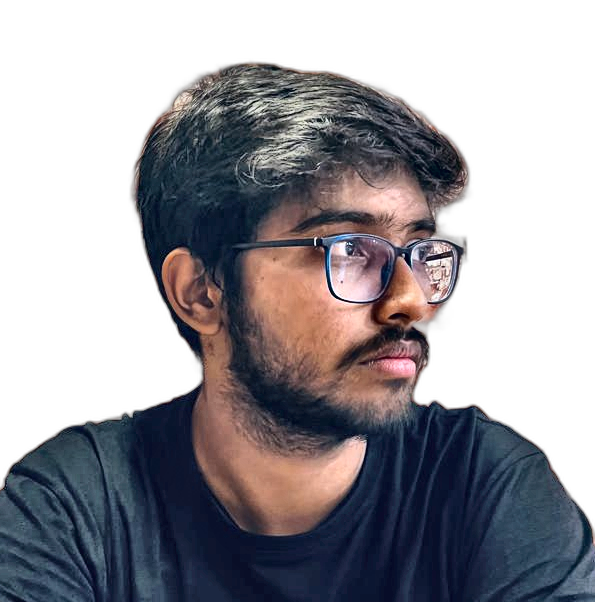
#> input picture assets/photo-ready.png, 595 x 602 px, found by its file name
$ python render_potrait.py
#> lines starting #> are read from the running program, lines starting #| are printed output that depends on the picture; after the words box and inside, x2 and y2 are one past the last pixel; in counts of white or black regions, pixels touching at a corner belong together
"""
Stage 3b: Convert assets/photo-ready.png into a self-drawing ASCII portrait SVG.
White characters on a dark panel; rows reveal top-to-bottom, then freeze.
Writes: portrait.svg
"""
from pathlib import Path
import numpy as np
from PIL import Image

# ---- Look & feel (all the knobs live here) -----------------------
COLS        = 110                   # detail. 90=chunky, 120=finer, keeps ASCII feel
GLYPHS      = " .,:;~+*xoXO#@"      # short ramp = discrete "ASCII" look
ACCENT      = "#ffffff"             # character color (white)
BG          = "#0d1117"             # panel background (dark)
FONT_SIZE   = 11
CHAR_ASPECT = 0.52                  # controls height/width proportion
PLOW, PHIGH = 4, 96                 # contrast-stretch percentiles
GAMMA       = 0.9                   # higher = softer shadows (<1 brightens)
ROW_DELAY   = 0.03                  # seconds between each row starting
DRAW_DUR    = 0.5                   # seconds for one row to draw in
PAD         = 16
# ------------------------------------------------------------------

def esc(s):
    return s.replace("&", "&amp;").replace("<", "&lt;").replace(">", "&gt;")

def main():
    im = Image.open("assets/photo-ready.png").convert("L")
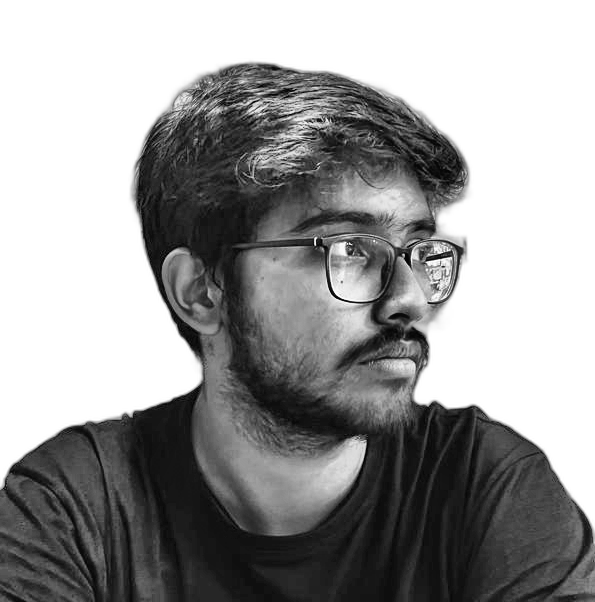
#> im: PIL image 595x602 L; min 1, max 255, mean 154.6
    w, h = im.size
#> w = 595; h = 602
    rows = max(1, round(COLS * (h / w) * CHAR_ASPECT))
#> rows = 58
    im = im.resize((COLS, rows), Image.LANCZOS)
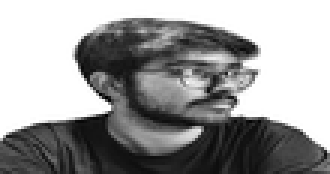
#> im: PIL image 110x58 L (shown 3 times larger); min 0, max 255, mean 154.4
    px = np.asarray(im).astype(float)

    subj = px < 245
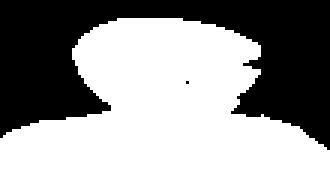
#> subj: shape (58, 110) bool (shown 3 times larger); 57.2% white; 2 black regions (1 under 20 px), largest, box (x1, y1, x2, y2) and area: (0, 0, 110, 50) 2732
    lo, hi = np.percentile(px[subj], [PLOW, PHIGH])
#> lo = 18; hi = 197
    s = np.clip((px - lo) / max(1, (hi - lo)), 0, 1) ** GAMMA
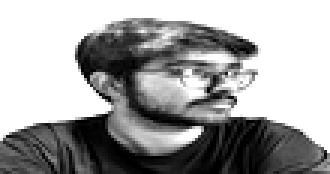
#> s: shape (58, 110) float64 (shown 3 times larger); min 0, max 1, mean 0.636
    n = len(GLYPHS) - 1

    lines = []
    for r in range(rows):
        lines.append("".join(
            " " if not subj[r, c] else GLYPHS[int(round(s[r, c] * n))]
            for c in range(COLS)))
#> after the loop, lines = 58 items

    char_w = FONT_SIZE * 0.6
    art_w = COLS * char_w
    W = art_w + PAD * 2
    H = rows * FONT_SIZE + PAD * 2
#> H = 670

    out = [f'<svg xmlns="http://www.w3.org/2000/svg" viewBox="0 0 {W:.0f} {H:.0f}" '
           f'font-family="ui-monospace,Menlo,Consolas,monospace">']
    out.append(f'<rect width="{W:.0f}" height="{H:.0f}" rx="10" fill="{BG}"/>')

    out.append('<defs>')
    for r in range(rows):
        y = PAD + r * FONT_SIZE
        out.append(f'<clipPath id="r{r}"><rect x="{PAD}" y="{y:.1f}" width="0" '
                   f'height="{FONT_SIZE}"><animate attributeName="width" from="0" '
                   f'to="{art_w:.1f}" begin="{r*ROW_DELAY:.3f}s" dur="{DRAW_DUR}s" '
                   f'fill="freeze"/></rect></clipPath>')
    out.append('</defs>')

    for r in range(rows):
        y = PAD + r * FONT_SIZE + FONT_SIZE * 0.8
        out.append(f'<text x="{PAD}" y="{y:.1f}" fill="{ACCENT}" font-size="{FONT_SIZE}" '
                   f'textLength="{art_w:.1f}" lengthAdjust="spacing" xml:space="preserve" '
                   f'clip-path="url(#r{r})">{esc(lines[r])}</text>')
#> after the loop, out = 120 items
    out.append('</svg>')

    Path("portrait.svg").write_text("\n".join(out), encoding="utf-8")
    print(f"wrote portrait.svg  grid {COLS}x{rows}  {W:.0f}x{H:.0f}px")
#| wrote portrait.svg  grid 110x58  758x670px

if __name__ == "__main__":
    main()

$ run again, with assets/me.jpeg saved as assets/photo-ready.png
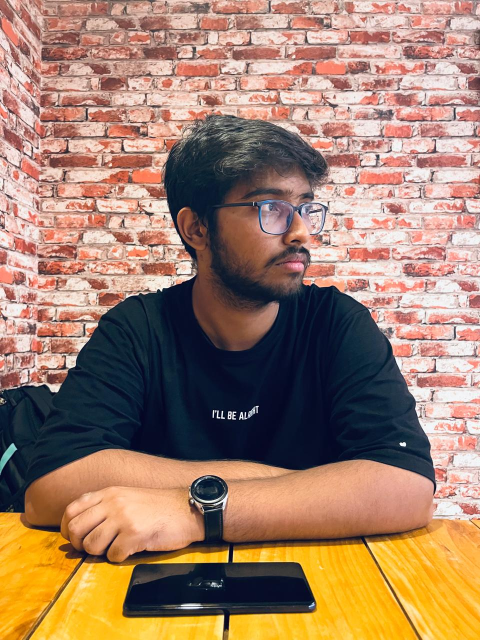
#> input picture assets/me.jpeg, 960 x 1280 px, found by its file name (shown at 1/2 size)
#> in main, `subj = px < 245`:
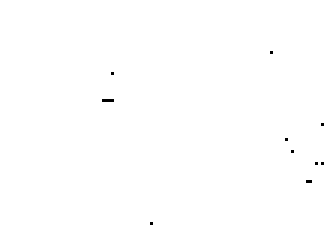
#> subj: shape (76, 110) bool (shown 3 times larger); 99.8% white; black in thin lines or dots, all inside (x1, y1, x2, y2) = (34, 17, 108, 75)
#> lo = 14; hi = 223
#> in main, `s = np.clip((px - lo) / max(1, (hi - lo)), 0, 1) ** GAMMA`:
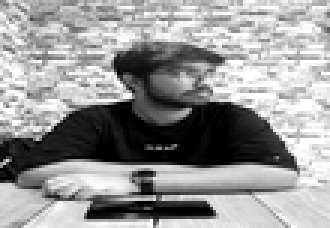
#> s: shape (76, 110) float64 (shown 3 times larger); min 0, max 1, mean 0.592
#> after the loop in main, `for r in range(rows):`: lines = 76 items
#> after the loop in main, `for r in range(rows):`: out = 156 items
#| wrote portrait.svg  grid 110x76  758x868px
